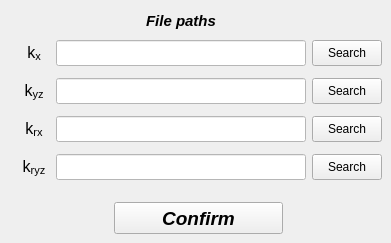
       <widget class="QWidget" name="tab_table_values">
        <attribute name="title">
         <string>Table of values</string>
        </attribute>
        <widget class="QPushButton" name="pushButton_table_input_confirm">
         <property name="geometry">
          <rect>
           <x>114</x>
           <y>202</y>
           <width>169</width>
           <height>32</height>
          </rect>
         </property>
         <property name="minimumSize">
          <size>
           <width>169</width>
           <height>32</height>
          </size>
         </property>
         <property name="maximumSize">
          <size>
           <width>169</width>
           <height>32</height>
          </size>
         </property>
         <property name="font">
          <font>
           <family>Arial</family>
           <pointsize>14</pointsize>
           <weight>75</weight>
           <italic>true</italic>
           <bold>true</bold>
          </font>
         </property>
         <property name="text">
          <string>Confirm</string>
         </property>
         <property name="autoDefault">
          <bool>true</bool>
         </property>
         <property name="default">
          <bool>false</bool>
         </property>
         <property name="flat">
          <bool>false</bool>
         </property>
        </widget>
        <widget class="QLabel" name="label_119">
         <property name="geometry">
          <rect>
           <x>81</x>
           <y>10</y>
           <width>200</width>
           <height>21</height>
          </rect>
         </property>
         <property name="minimumSize">
          <size>
           <width>180</width>
           <height>21</height>
          </size>
         </property>
         <property name="maximumSize">
          <size>
           <width>200</width>
           <height>21</height>
          </size>
         </property>
         <property name="font">
          <font>
           <family>Arial</family>
           <pointsize>11</pointsize>
           <weight>75</weight>
           <italic>true</italic>
           <bold>true</bold>
          </font>
         </property>
         <property name="frameShape">
          <enum>QFrame::NoFrame</enum>
         </property>
         <property name="frameShadow">
          <enum>QFrame::Plain</enum>
         </property>
         <property name="text">
          <string>File paths</string>
         </property>
         <property name="alignment">
          <set>Qt::AlignCenter</set>
         </property>
        </widget>
        <widget class="QLabel" name="label_67">
         <property name="enabled">
          <bool>true</bool>
         </property>
         <property name="geometry">
          <rect>
           <x>14</x>
           <y>40</y>
           <width>40</width>
           <height>26</height>
          </rect>
         </property>
         <property name="minimumSize">
          <size>
           <width>40</width>
           <height>26</height>
          </size>
         </property>
         <property name="maximumSize">
          <size>
           <width>40</width>
           <height>16777215</height>
          </size>
         </property>
         <property name="text">
          <string>&lt;html&gt;&lt;head/&gt;&lt;body&gt;&lt;p align=&quot;center&quot;&gt;&lt;span style=&quot; font-size:12pt; font-style:normal;&quot;&gt;k&lt;/span&gt;&lt;span style=&quot; font-size:12pt; font-style:normal; vertical-align:sub;&quot;&gt;x&lt;/span&gt;&lt;/p&gt;&lt;/body&gt;&lt;/html&gt;</string>
         </property>
         <property name="alignment">
          <set>Qt::AlignCenter</set>
         </property>
        </widget>
        <widget class="QLineEdit" name="lineEdit_path_table_transversal_stiffness">
         <property name="enabled">
          <bool>true</bool>
         </property>
         <property name="geometry">
          <rect>
           <x>56</x>
           <y>78</y>
           <width>250</width>
           <height>26</height>
          </rect>
         </property>
         <property name="minimumSize">
          <size>
           <width>250</width>
           <height>26</height>
          </size>
         </property>
         <property name="maximumSize">
          <size>
           <width>250</width>
           <height>26</height>
          </size>
         </property>
         <property name="sizeIncrement">
          <size>
           <width>0</width>
           <height>0</height>
          </size>
         </property>
         <property name="font">
          <font>
           <pointsize>10</pointsize>
           <weight>50</weight>
           <bold>false</bold>
          </font>
         </property>
         <property name="styleSheet">
          <string notr="true">color: rgb(0, 0, 255);
background-color: rgb(255, 255, 255);</string>
         </property>
         <property name="alignment">
          <set>Qt::AlignCenter</set>
         </property>
        </widget>
        <widget class="QLineEdit" name="lineEdit_path_table_axial_stiffness">
         <property name="enabled">
          <bool>true</bool>
         </property>
         <property name="geometry">
          <rect>
           <x>56</x>
           <y>40</y>
           <width>250</width>
           <height>26</height>
          </rect>
         </property>
         <property name="minimumSize">
          <size>
           <width>250</width>
           <height>26</height>
          </size>
         </property>
         <property name="maximumSize">
          <size>
           <width>250</width>
           <height>26</height>
          </size>
         </property>
         <property name="sizeIncrement">
          <size>
           <width>0</width>
           <height>0</height>
          </size>
         </property>
         <property name="font">
          <font>
           <pointsize>10</pointsize>
           <weight>50</weight>
           <bold>false</bold>
          </font>
         </property>
         <property name="styleSheet">
          <string notr="true">color: rgb(0, 0, 255);
background-color: rgb(255, 255, 255);</string>
         </property>
         <property name="alignment">
          <set>Qt::AlignCenter</set>
         </property>
        </widget>
        <widget class="QLineEdit" name="lineEdit_path_table_angular_stiffness">
         <property name="enabled">
          <bool>true</bool>
         </property>
         <property name="geometry">
          <rect>
           <x>56</x>
           <y>154</y>
           <width>250</width>
           <height>26</height>
          </rect>
         </property>
         <property name="minimumSize">
          <size>
           <width>250</width>
           <height>26</height>
          </size>
         </property>
         <property name="maximumSize">
          <size>
           <width>250</width>
           <height>26</height>
          </size>
         </property>
         <property name="sizeIncrement">
          <size>
           <width>0</width>
           <height>0</height>
          </size>
         </property>
         <property name="font">
          <font>
           <pointsize>10</pointsize>
           <weight>50</weight>
           <bold>false</bold>
          </font>
         </property>
         <property name="styleSheet">
          <string notr="true">color: rgb(0, 0, 255);
background-color: rgb(255, 255, 255);</string>
         </property>
         <property name="alignment">
          <set>Qt::AlignCenter</set>
         </property>
        </widget>
        <widget class="QLabel" name="label_68">
         <property name="enabled">
          <bool>true</bool>
         </property>
         <property name="geometry">
          <rect>
           <x>14</x>
           <y>78</y>
           <width>40</width>
           <height>26</height>
          </rect>
         </property>
         <property name="minimumSize">
          <size>
           <width>40</width>
           <height>26</height>
          </size>
         </property>
         <property name="maximumSize">
          <size>
           <width>40</width>
           <height>16777215</height>
          </size>
         </property>
         <property name="text">
          <string>&lt;html&gt;&lt;head/&gt;&lt;body&gt;&lt;p align=&quot;center&quot;&gt;&lt;span style=&quot; font-size:12pt; font-style:normal;&quot;&gt;k&lt;/span&gt;&lt;span style=&quot; font-size:12pt; font-style:normal; vertical-align:sub;&quot;&gt;yz&lt;/span&gt;&lt;/p&gt;&lt;/body&gt;&lt;/html&gt;</string>
         </property>
         <property name="alignment">
          <set>Qt::AlignCenter</set>
         </property>
        </widget>
        <widget class="QToolButton" name="toolButton_load_table_torsional_stiffness">
         <property name="enabled">
          <bool>true</bool>
         </property>
         <property name="geometry">
          <rect>
           <x>312</x>
           <y>116</y>
           <width>70</width>
           <height>26</height>
          </rect>
         </property>
         <property name="sizePolicy">
          <sizepolicy hsizetype="Expanding" vsizetype="Fixed">
           <horstretch>0</horstretch>
           <verstretch>0</verstretch>
          </sizepolicy>
         </property>
         <property name="minimumSize">
          <size>
           <width>70</width>
           <height>26</height>
          </size>
         </property>
         <property name="maximumSize">
          <size>
           <width>70</width>
           <height>16777215</height>
          </size>
         </property>
         <property name="text">
          <string>Search</string>
         </property>
         <property name="autoRaise">
          <bool>false</bool>
         </property>
         <property name="arrowType">
          <enum>Qt::NoArrow</enum>
         </property>
        </widget>
        <widget class="QToolButton" name="toolButton_load_table_axial_stiffness">
         <property name="enabled">
          <bool>true</bool>
         </property>
         <property name="geometry">
          <rect>
           <x>312</x>
           <y>40</y>
           <width>70</width>
           <height>26</height>
          </rect>
         </property>
         <property name="sizePolicy">
          <sizepolicy hsizetype="Expanding" vsizetype="Fixed">
           <horstretch>0</horstretch>
           <verstretch>0</verstretch>
          </sizepolicy>
         </property>
         <property name="minimumSize">
          <size>
           <width>70</width>
           <height>26</height>
          </size>
         </property>
         <property name="maximumSize">
          <size>
           <width>70</width>
           <height>16777215</height>
          </size>
         </property>
         <property name="text">
          <string>Search</string>
         </property>
         <property name="autoRaise">
          <bool>false</bool>
         </property>
         <property name="arrowType">
          <enum>Qt::NoArrow</enum>
         </property>
        </widget>
        <widget class="QToolButton" name="toolButton_load_table_angular_stiffness">
         <property name="enabled">
          <bool>true</bool>
         </property>
         <property name="geometry">
          <rect>
           <x>312</x>
           <y>154</y>
           <width>70</width>
           <height>26</height>
          </rect>
         </property>
         <property name="sizePolicy">
          <sizepolicy hsizetype="Expanding" vsizetype="Fixed">
           <horstretch>0</horstretch>
           <verstretch>0</verstretch>
          </sizepolicy>
         </property>
         <property name="minimumSize">
          <size>
           <width>70</width>
           <height>26</height>
          </size>
         </property>
         <property name="maximumSize">
          <size>
           <width>70</width>
           <height>16777215</height>
          </size>
         </property>
         <property name="text">
          <string>Search</string>
         </property>
         <property name="autoRaise">
          <bool>false</bool>
         </property>
         <property name="arrowType">
          <enum>Qt::NoArrow</enum>
         </property>
        </widget>
        <widget class="QLabel" name="label_69">
         <property name="enabled">
          <bool>true</bool>
         </property>
         <property name="geometry">
          <rect>
           <x>14</x>
           <y>116</y>
           <width>40</width>
           <height>26</height>
          </rect>
         </property>
         <property name="minimumSize">
          <size>
           <width>40</width>
           <height>26</height>
          </size>
         </property>
         <property name="maximumSize">
          <size>
           <width>40</width>
           <height>16777215</height>
          </size>
         </property>
         <property name="text">
          <string>&lt;html&gt;&lt;head/&gt;&lt;body&gt;&lt;p align=&quot;center&quot;&gt;&lt;span style=&quot; font-size:12pt; font-style:normal;&quot;&gt;k&lt;/span&gt;&lt;span style=&quot; font-size:12pt; font-style:normal; vertical-align:sub;&quot;&gt;rx&lt;/span&gt;&lt;/p&gt;&lt;/body&gt;&lt;/html&gt;</string>
         </property>
         <property name="alignment">
          <set>Qt::AlignCenter</set>
         </property>
        </widget>
        <widget class="QLabel" name="label_70">
         <property name="enabled">
          <bool>true</bool>
         </property>
         <property name="geometry">
          <rect>
           <x>14</x>
           <y>154</y>
           <width>40</width>
           <height>26</height>
          </rect>
         </property>
         <property name="minimumSize">
          <size>
           <width>40</width>
           <height>26</height>
          </size>
         </property>
         <property name="maximumSize">
          <size>
           <width>40</width>
           <height>16777215</height>
          </size>
         </property>
         <property name="text">
          <string>&lt;html&gt;&lt;head/&gt;&lt;body&gt;&lt;p align=&quot;center&quot;&gt;&lt;span style=&quot; font-size:12pt; font-style:normal;&quot;&gt;k&lt;/span&gt;&lt;span style=&quot; font-size:12pt; font-style:normal; vertical-align:sub;&quot;&gt;ryz&lt;/span&gt;&lt;/p&gt;&lt;/body&gt;&lt;/html&gt;</string>
         </property>
         <property name="alignment">
          <set>Qt::AlignCenter</set>
         </property>
        </widget>
        <widget class="QLineEdit" name="lineEdit_path_table_torsional_stiffness">
         <property name="enabled">
          <bool>true</bool>
         </property>
         <property name="geometry">
          <rect>
           <x>56</x>
           <y>116</y>
           <width>250</width>
           <height>26</height>
          </rect>
         </property>
         <property name="minimumSize">
          <size>
           <width>250</width>
           <height>26</height>
          </size>
         </property>
         <property name="maximumSize">
          <size>
           <width>250</width>
           <height>26</height>
          </size>
         </property>
         <property name="sizeIncrement">
          <size>
           <width>0</width>
           <height>0</height>
          </size>
         </property>
         <property name="font">
          <font>
           <pointsize>10</pointsize>
           <weight>50</weight>
           <bold>false</bold>
          </font>
         </property>
         <property name="styleSheet">
          <string notr="true">color: rgb(0, 0, 255);
background-color: rgb(255, 255, 255);</string>
         </property>
         <property name="alignment">
          <set>Qt::AlignCenter</set>
         </property>
        </widget>
        <widget class="QToolButton" name="toolButton_load_table_transversal_stiffness">
         <property name="enabled">
          <bool>true</bool>
         </property>
         <property name="geometry">
          <rect>
           <x>312</x>
           <y>78</y>
           <width>70</width>
           <height>26</height>
          </rect>
         </property>
         <property name="sizePolicy">
          <sizepolicy hsizetype="Expanding" vsizetype="Fixed">
           <horstretch>0</horstretch>
           <verstretch>0</verstretch>
          </sizepolicy>
         </property>
         <property name="minimumSize">
          <size>
           <width>70</width>
           <height>26</height>
          </size>
         </property>
         <property name="maximumSize">
          <size>
           <width>70</width>
           <height>16777215</height>
          </size>
         </property>
         <property name="text">
          <string>Search</string>
         </property>
         <property name="autoRaise">
          <bool>false</bool>
         </property>
         <property name="arrowType">
          <enum>Qt::NoArrow</enum>
         </property>
        </widget>
       </widget>
